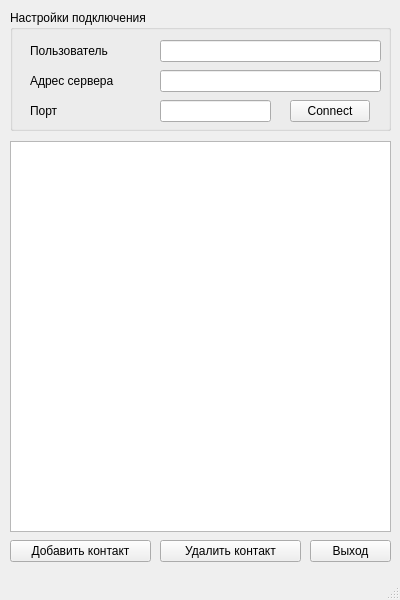
<?xml version="1.0" encoding="UTF-8"?>
<ui version="4.0">
 <class>ClientMainWindow</class>
 <widget class="QMainWindow" name="ClientMainWindow">
  <property name="geometry">
   <rect>
    <x>0</x>
    <y>0</y>
    <width>400</width>
    <height>600</height>
   </rect>
  </property>
  <property name="minimumSize">
   <size>
    <width>400</width>
    <height>600</height>
   </size>
  </property>
  <property name="maximumSize">
   <size>
    <width>739</width>
    <height>600</height>
   </size>
  </property>
  <property name="windowTitle">
   <string>Chat client</string>
  </property>
  <widget class="QWidget" name="centralwidget">
   <widget class="QGroupBox" name="groupBox">
    <property name="geometry">
     <rect>
      <x>10</x>
      <y>10</y>
      <width>381</width>
      <height>121</height>
     </rect>
    </property>
    <property name="title">
     <string>Настройки подключения</string>
    </property>
    <widget class="QLabel" name="label">
     <property name="geometry">
      <rect>
       <x>20</x>
       <y>30</y>
       <width>91</width>
       <height>21</height>
      </rect>
     </property>
     <property name="text">
      <string>Пользователь</string>
     </property>
    </widget>
    <widget class="QLineEdit" name="edtUserName">
     <property name="geometry">
      <rect>
       <x>150</x>
       <y>30</y>
       <width>221</width>
       <height>22</height>
      </rect>
     </property>
    </widget>
    <widget class="QLabel" name="label_2">
     <property name="geometry">
      <rect>
       <x>20</x>
       <y>60</y>
       <width>101</width>
       <height>21</height>
      </rect>
     </property>
     <property name="text">
      <string>Адрес сервера</string>
     </property>
    </widget>
    <widget class="QLabel" name="label_3">
     <property name="geometry">
      <rect>
       <x>20</x>
       <y>90</y>
       <width>91</width>
       <height>21</height>
      </rect>
     </property>
     <property name="text">
      <string>Порт</string>
     </property>
    </widget>
    <widget class="QLineEdit" name="edtAddres">
     <property name="geometry">
      <rect>
       <x>150</x>
       <y>60</y>
       <width>221</width>
       <height>22</height>
      </rect>
     </property>
     <property name="text">
      <string/>
     </property>
    </widget>
    <widget class="QLineEdit" name="edtPort">
     <property name="geometry">
      <rect>
       <x>150</x>
       <y>90</y>
       <width>111</width>
       <height>22</height>
      </rect>
     </property>
     <property name="text">
      <string/>
     </property>
    </widget>
    <widget class="QPushButton" name="btnConnect">
     <property name="enabled">
      <bool>true</bool>
     </property>
     <property name="geometry">
      <rect>
       <x>280</x>
       <y>90</y>
       <width>80</width>
       <height>22</height>
      </rect>
     </property>
     <property name="baseSize">
      <size>
       <width>0</width>
       <height>0</height>
      </size>
     </property>
     <property name="text">
      <string>Connect</string>
     </property>
    </widget>
   </widget>
   <widget class="QListView" name="lstContacts">
    <property name="enabled">
     <bool>true</bool>
    </property>
    <property name="geometry">
     <rect>
      <x>10</x>
      <y>141</y>
      <width>381</width>
      <height>391</height>
     </rect>
    </property>
    <property name="editTriggers">
     <set>QAbstractItemView::NoEditTriggers</set>
    </property>
   </widget>
   <widget class="QPushButton" name="btnExit">
    <property name="geometry">
     <rect>
      <x>310</x>
      <y>540</y>
      <width>81</width>
      <height>22</height>
     </rect>
    </property>
    <property name="text">
     <string>Выход</string>
    </property>
   </widget>
   <widget class="QPushButton" name="btnAddContact">
    <property name="geometry">
     <rect>
      <x>10</x>
      <y>540</y>
      <width>141</width>
      <height>22</height>
     </rect>
    </property>
    <property name="text">
     <string>Добавить контакт</string>
    </property>
   </widget>
   <widget class="QPushButton" name="btnDelContact">
    <property name="geometry">
     <rect>
      <x>160</x>
      <y>540</y>
      <width>141</width>
      <height>22</height>
     </rect>
    </property>
    <property name="text">
     <string>Удалить контакт</string>
    </property>
   </widget>
  </widget>
  <widget class="QStatusBar" name="statusbar"/>
 </widget>
 <resources/>
 <connections/>
</ui>
